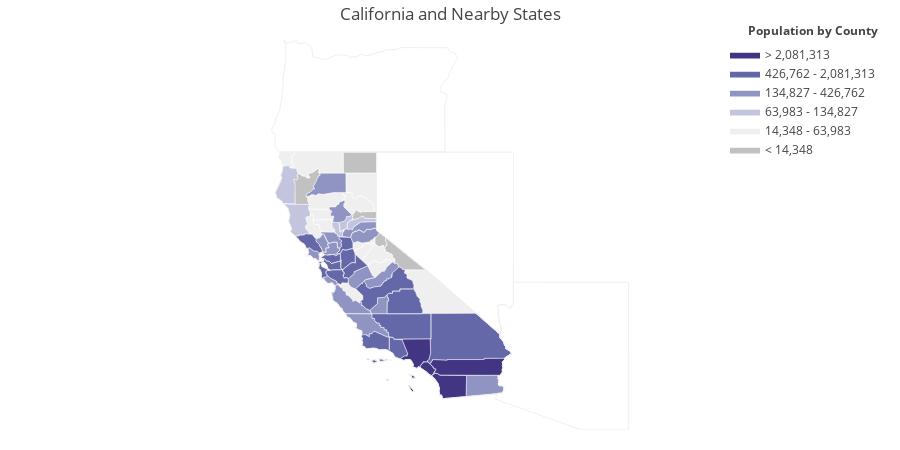

Notebook code cell kept with this figure:
### Code cell
import plotly.figure_factory as ff

import numpy as np
import pandas as pd

df_sample = pd.read_csv('https://raw.githubusercontent.com/plotly/datasets/master/minoritymajority.csv')
df_sample_r = df_sample[df_sample['STNAME'] == 'California']

values = df_sample_r['TOT_POP'].tolist()
fips = df_sample_r['FIPS'].tolist()

colorscale = [
    'rgb(193, 193, 193)',
    'rgb(239,239,239)',
    'rgb(195, 196, 222)',
    'rgb(144,148,194)',
    'rgb(101,104,168)',
    'rgb(65, 53, 132)'
]

fig = ff.create_choropleth(
    fips=fips, values=values, scope=['CA', 'AZ', 'Nevada', 'Oregon', ' Idaho'],
    binning_endpoints=[14348, 63983, 134827, 426762, 2081313], colorscale=colorscale,
    county_outline={'color': 'rgb(255,255,255)', 'width': 0.5}, round_legend_values=True,
    legend_title='Population by County', title='California and Nearby States'
)
fig.layout.template = None
fig.show()

### Figure 1 — Plotly figure (JSON) as saved in the notebook; plotly's stock layout.template omitted (floating-point values rounded to 4 significant figures; data arrays with more than 128 entries replaced by an {"elided": "..."} marker saying what was removed)
{"data": [{"fill": "toself", "fillcolor": "rgb(193, 193, 193)", "hoverinfo": "none", "line": {"color": "rgb(255,255,255)", "width": 0.5}, "mode": "lines", "name": "< 14,348", "type": "scatter", "x": [-120.1, -119.9, -119.9, -119.6, -119.6, -119.5, -119.6, -119.6, -119.6, -119.6, -119.7, -119.7, -119.9, -120.1, -120.1, null, -121.5, -121.4, -120.0, -120.0, -121.4, -121.5, null, -119.6, -119.6, -119.6, -119.6, -119.5, -119.6, -119.6, -117.8, -118.9, -118.9, -119.0, -119.1, -119.3, -119.2, -119.2, -119.3, -119.3, -119.3, -119.4, -119.5, -119.5, -119.5, -119.6, -119.6, -119.6, null, -121.1, -121.0, -121.0, -120.9, -120.9, -120.9, -120.8, -120.7, -120.7, -120.7, -120.0, -120.0, -120.5, -120.6, -120.7, -120.8, -121.0, -121.1, null, -123.6, -123.6, -123.5, -123.4, -123.4, -123.5, -123.4, -123.4, -123.3, -123.2, -123.1, -123.0, -122.9, -122.9, -123.0, -123.0, -122.8, -122.7, -122.6, -122.6, -122.6, -122.5, -122.5, -122.4, -122.5, -122.5, -122.5, -122.6, -122.6, -122.7, -122.7, -122.8, -122.7, -122.8, -122.9, -123.0, -123.1, -123.1, -123.0, -123.0, -122.9, -123.5, -123.5, -123.6, -123.6, null], "y": [38.7, 38.86, 38.93, 38.71, 38.61, 38.5, 38.41, 38.39, 38.37, 38.33, 38.37, 38.42, 38.36, 38.45, 38.7, null, 41.95, 42.0, 41.99, 41.18, 41.18, 41.95, null, 38.29, 38.37, 38.39, 38.41, 38.48, 38.61, 38.71, 37.46, 37.48, 37.55, 37.58, 37.73, 37.73, 37.79, 37.89, 37.95, 38.02, 38.08, 38.12, 38.1, 38.16, 38.14, 38.2, 38.24, 38.29, null, 39.54, 39.56, 39.64, 39.69, 39.74, 39.78, 39.71, 39.72, 39.68, 39.71, 39.72, 39.45, 39.45, 39.52, 39.53, 39.45, 39.39, 39.54, null, 40.93, 40.95, 40.91, 40.94, 41.03, 41.09, 41.09, 41.18, 41.14, 41.08, 41.08, 41.0, 40.99, 41.03, 41.09, 41.18, 41.2, 41.29, 41.33, 41.33, 41.37, 41.32, 41.21, 41.16, 41.11, 41.07, 41.01, 40.97, 40.9, 40.83, 40.79, 40.69, 40.58, 40.56, 40.45, 40.42, 40.34, 40.28, 40.24, 40.14, 39.98, 39.98, 40.73, 40.84, 40.93, null]}, {"fill": "toself", "fillcolor": "rgb(239,239,239)", "hoverinfo": "none", "line": {"color": "rgb(255,255,255)", "width": 0.5}, "mode": "lines", "name": "14,348 - 63,983", "type": "scatter", "x": {"elided": "372 float values"}, "y": {"elided": "372 float values"}}, {"fill": "toself", "fillcolor": "rgb(195, 196, 222)", "hoverinfo": "none", "line": {"color": "rgb(255,255,255)", "width": 0.5}, "mode": "lines", "name": "63,983 - 134,827", "type": "scatter", "x": [-124.4, -124.1, -124.1, -124.2, -124.2, -124.1, -124.1, -123.8, -123.8, -123.5, -123.5, -123.4, -123.5, -123.4, -123.5, -123.6, -123.6, -123.6, -123.5, -123.5, -124.1, -124.1, -124.4, -124.3, -124.4, null, -124.0, -122.9, -122.9, -123.0, -123.0, -122.9, -122.9, -122.9, -123.1, -123.1, -123.0, -123.1, -123.1, -123.0, -123.0, -122.9, -122.8, -123.1, -123.1, -123.1, -123.4, -123.4, -123.5, -123.7, -123.7, -123.7, -123.8, -123.8, -123.8, -123.8, -123.9, -124.0, null, -121.3, -121.3, -121.1, -120.8, -120.7, -120.6, -120.5, -120.0, -120.0, -120.7, -121.0, -121.0, -121.1, -121.1, -121.2, -121.3, -121.3, null, -121.9, -121.9, -121.6, -121.6, -121.5, -121.4, -121.4, -121.5, -121.5, -121.6, -121.6, -121.6, -121.7, -121.7, -121.8, -121.8, -121.8, -121.8, -121.9, -121.9, -121.9, null, -121.6, -121.6, -121.5, -121.4, -121.3, -121.2, -121.1, -121.0, -121.0, -121.1, -121.0, -121.1, -121.2, -121.3, -121.3, -121.3, -121.5, -121.6, -121.6, -121.6, -121.6, null], "y": [40.44, 40.93, 41.03, 41.05, 41.13, 41.23, 41.46, 41.46, 41.38, 41.37, 41.24, 41.18, 41.08, 41.01, 40.91, 40.95, 40.93, 40.84, 40.73, 40.0, 40.02, 40.1, 40.26, 40.31, 40.44, null, 40.0, 39.98, 39.94, 39.91, 39.85, 39.75, 39.71, 39.53, 39.5, 39.41, 39.24, 39.17, 39.08, 39.0, 39.0, 38.9, 38.85, 38.85, 38.84, 38.81, 38.81, 38.78, 38.76, 38.92, 38.96, 39.05, 39.35, 39.55, 39.69, 39.72, 39.83, 40.0, null, 39.11, 39.27, 39.38, 39.44, 39.53, 39.52, 39.45, 39.45, 39.32, 39.3, 39.11, 39.05, 39.01, 39.04, 39.01, 39.03, 39.11, null, 39.24, 39.3, 39.31, 38.92, 38.97, 39.0, 38.93, 38.93, 38.73, 38.74, 38.76, 38.79, 38.74, 38.86, 38.88, 38.9, 38.95, 39.0, 39.13, 39.15, 39.24, null, 39.25, 39.32, 39.31, 39.36, 39.52, 39.52, 39.56, 39.64, 39.56, 39.54, 39.39, 39.38, 39.28, 39.27, 39.03, 39.05, 38.97, 38.92, 39.06, 39.1, 39.25, null]}, {"fill": "toself", "fillcolor": "rgb(144,148,194)", "hoverinfo": "none", "line": {"color": "rgb(255,255,255)", "width": 0.5}, "mode": "lines", "name": "134,827 - 426,762", "type": "scatter", "x": {"elided": "383 float values"}, "y": {"elided": "383 float values"}}, {"fill": "toself", "fillcolor": "rgb(101,104,168)", "hoverinfo": "none", "line": {"color": "rgb(255,255,255)", "width": 0.5}, "mode": "lines", "name": "426,762 - 2,081,313", "type": "scatter", "x": {"elided": "432 float values"}, "y": {"elided": "432 float values"}}, {"fill": "toself", "fillcolor": "rgb(65, 53, 132)", "hoverinfo": "none", "line": {"color": "rgb(255,255,255)", "width": 0.5}, "mode": "lines", "name": "> 2,081,313", "type": "scatter", "x": [-118.6, -118.4, -118.3, -118.5, -118.5, -118.6, -118.6, null, -118.6, -118.6, -118.4, -118.4, -118.5, -118.6, null, -118.9, -118.9, -118.8, -118.7, -118.7, -118.6, -118.9, -117.7, -117.6, -117.7, -117.8, -117.8, -118.0, -118.0, -118.1, -118.1, -118.2, -118.2, -118.3, -118.4, -118.4, -118.4, -118.5, -118.5, -118.7, -118.8, -118.9, null, -118.1, -118.1, -118.0, -118.0, -117.8, -117.5, -117.5, -117.4, -117.5, -117.5, -117.6, -117.6, -118.1, null, -117.7, -117.7, -117.6, -117.6, -117.6, -117.6, -116.9, -116.9, -115.3, -115.3, -114.4, -114.4, -114.5, -114.5, -114.5, -114.5, -114.5, -114.5, -114.6, -117.2, -117.4, -117.5, -117.4, -117.5, -117.5, -117.6, -117.7, null, -117.6, -117.6, -117.5, -117.5, -117.4, -117.2, -116.1, -116.1, -117.1, -117.2, -117.2, -117.3, -117.3, -117.3, -117.5, -117.6, null], "y": [33.48, 33.41, 33.31, 33.33, 33.42, 33.44, 33.48, null, 33.03, 33.03, 32.82, 32.8, 32.85, 33.03, null, 34.05, 34.07, 34.17, 34.17, 34.24, 34.24, 34.82, 34.82, 34.29, 34.02, 34.0, 33.95, 33.95, 33.9, 33.85, 33.74, 33.76, 33.72, 33.7, 33.74, 33.77, 33.84, 33.97, 34.04, 34.03, 34.0, 34.05, null, 33.75, 33.85, 33.9, 33.95, 33.95, 33.76, 33.71, 33.66, 33.53, 33.47, 33.45, 33.39, 33.75, null, 33.89, 33.93, 33.93, 33.97, 33.99, 34.03, 34.0, 34.03, 34.03, 34.08, 34.08, 34.02, 33.93, 33.9, 33.81, 33.71, 33.68, 33.55, 33.43, 33.43, 33.51, 33.51, 33.66, 33.71, 33.76, 33.77, 33.89, null, 33.39, 33.45, 33.47, 33.51, 33.51, 33.43, 33.43, 32.62, 32.53, 32.67, 32.67, 32.84, 32.9, 33.12, 33.33, 33.39, null]}, {"hoverinfo": "text", "legendgroup": "centroids", "marker": {"color": "white", "opacity": 0}, "mode": "markers", "name": "US Counties", "selected": {"marker": {"color": "white", "opacity": 1, "size": 3}}, "showlegend": false, "text": ["County: Ventura<br>State: California<br>FIPS: 06111<br>Value: 835981", "County: Ventura<br>State: California<br>FIPS: 06111<br>Value: 835981", "County: Ventura<br>State: California<br>FIPS: 06111<br>Value: 835981", "County: Santa Barbara<br>State: California<br>FIPS: 06083<br>Value: 431249", "County: Santa Barbara<br>State: California<br>FIPS: 06083<br>Value: 431249", "County: Santa Barbara<br>State: California<br>FIPS: 06083<br>Value: 431249", "County: Santa Barbara<br>State: California<br>FIPS: 06083<br>Value: 431249", "County: Santa Barbara<br>State: California<br>FIPS: 06083<br>Value: 431249", "County: San Francisco<br>State: California<br>FIPS: 06075<br>Value: 825863", "County: San Francisco<br>State: California<br>FIPS: 06075<br>Value: 825863", "County: San Francisco<br>State: California<br>FIPS: 06075<br>Value: 825863", "County: San Francisco<br>State: California<br>FIPS: 06075<br>Value: 825863", "County: San Francisco<br>State: California<br>FIPS: 06075<br>Value: 825863", "County: Marin<br>State: California<br>FIPS: 06041<br>Value: 256069", "County: Marin<br>State: California<br>FIPS: 06041<br>Value: 256069", "County: Los Angeles<br>State: California<br>FIPS: 06037<br>Value: 9962789", "County: Los Angeles<br>State: California<br>FIPS: 06037<br>Value: 9962789", "County: Los Angeles<br>State: California<br>FIPS: 06037<br>Value: 9962789", "County: Del Norte<br>State: California<br>FIPS: 06015<br>Value: 28290", "County: Del Norte<br>State: California<br>FIPS: 06015<br>Value: 28290", "County: Alameda<br>State: California<br>FIPS: 06001<br>Value: 1554720", "County: Alpine<br>State: California<br>FIPS: 06003<br>Value: 1129", "County: Amador<br>State: California<br>FIPS: 06005<br>Value: 37035", "County: Butte<br>State: California<br>FIPS: 06007<br>Value: 221539", "County: Calaveras<br>State: California<br>FIPS: 06009<br>Value: 44742", "County: Colusa<br>State: California<br>FIPS: 06011<br>Value: 21411", "County: Contra Costa<br>State: California<br>FIPS: 06013<br>Value: 1079597", "County: El Dorado<br>State: California<br>FIPS: 06017<br>Value: 180561", "County: Fresno<br>State: California<br>FIPS: 06019<br>Value: 947895", "County: Glenn<br>State: California<br>FIPS: 06021<br>Value: 27992", "County: Humboldt<br>State: California<br>FIPS: 06023<br>Value: 134827", "County: Imperial<br>State: California<br>FIPS: 06025<br>Value: 176948", "County: Inyo<br>State: California<br>FIPS: 06027<br>Value: 18495", "County: Kern<br>State: California<br>FIPS: 06029<br>Value: 856158", "County: Kings<br>State: California<br>FIPS: 06031<br>Value: 151364", "County: Lake<br>State: California<br>FIPS: 06033<br>Value: 63983", "County: Lassen<br>State: California<br>FIPS: 06035<br>Value: 33658", "County: Madera<br>State: California<br>FIPS: 06039<br>Value: 152218", "County: Mariposa<br>State: California<br>FIPS: 06043<br>Value: 17905", "County: Mendocino<br>State: California<br>FIPS: 06045<br>Value: 87428", "County: Merced<br>State: California<br>FIPS: 06047<br>Value: 262305", "County: Modoc<br>State: California<br>FIPS: 06049<br>Value: 9327", "County: Mono<br>State: California<br>FIPS: 06051<br>Value: 14348", "County: Monterey<br>State: California<br>FIPS: 06053<br>Value: 426762", "County: Napa<br>State: California<br>FIPS: 06055<br>Value: 139045", "County: Nevada<br>State: California<br>FIPS: 06057<br>Value: 98292", "County: Orange<br>State: California<br>FIPS: 06059<br>Value: 3090132", "County: Placer<br>State: California<br>FIPS: 06061<br>Value: 361682", "County: Plumas<br>State: California<br>FIPS: 06063<br>Value: 19399", "County: Riverside<br>State: California<br>FIPS: 06065<br>Value: 2268783", "County: Sacramento<br>State: California<br>FIPS: 06067<br>Value: 1450121", "County: San Benito<br>State: California<br>FIPS: 06069<br>Value: 56884", "County: San Bernardino<br>State: California<br>FIPS: 06071<br>Value: 2081313", "County: San Diego<br>State: California<br>FIPS: 06073<br>Value: 3177063", "County: San Joaquin<br>State: California<br>FIPS: 06077<br>Value: 702612", "County: San Luis Obispo<br>State: California<br>FIPS: 06079<br>Value: 274804", "County: San Mateo<br>State: California<br>FIPS: 06081<br>Value: 739311", "County: Santa Clara<br>State: California<br>FIPS: 06085<br>Value: 1837504", "County: Santa Cruz<br>State: California<br>FIPS: 06087<br>Value: 266776", "County: Shasta<br>State: California<br>FIPS: 06089<br>Value: 178586", "County: Sierra<br>State: California<br>FIPS: 06091<br>Value: 3086", "County: Siskiyou<br>State: California<br>FIPS: 06093<br>Value: 44154", "County: Solano<br>State: California<br>FIPS: 06095<br>Value: 420757", "County: Sonoma<br>State: California<br>FIPS: 06097<br>Value: 491829", "County: Stanislaus<br>State: California<br>FIPS: 06099<br>Value: 521726", "County: Sutter<br>State: California<br>FIPS: 06101<br>Value: 95022", "County: Tehama<br>State: California<br>FIPS: 06103<br>Value: 63406", "County: Trinity<br>State: California<br>FIPS: 06105<br>Value: 13526", "County: Tulare<br>State: California<br>FIPS: 06107<br>Value: 451977", "County: Tuolumne<br>State: California<br>FIPS: 06109<br>Value: 54008", "County: Yolo<br>State: California<br>FIPS: 06113<br>Value: 204118", "County: Yuba<br>State: California<br>FIPS: 06115<br>Value: 72926"], "type": "scatter", "unselected": {"marker": {"opacity": 0}}, "x": [[-119.4], [-119.1], [-119.5], [-119.0], [-119.7], [-120.1], [-120.4], [-120.0], [-123.0], [-122.3], [-122.4], [-122.4], [-122.4], [-122.4], [-122.7], [-118.4], [-118.5], [-118.2], [-124.2], [-123.9], -121.9, -119.8, -120.7, -121.6, -120.6, -122.2, -121.9, -120.5, -119.6, -122.4, -123.9, -115.4, -117.4, -118.7, -119.8, -122.8, -120.6, -119.8, -119.9, -123.4, -120.7, -120.7, -118.9, -121.2, -122.3, -120.8, -117.8, -120.7, -120.8, -116.0, -121.3, -121.1, -116.2, -116.7, -121.3, -120.4, -122.3, -121.7, -122.0, -122.0, -120.5, -122.5, -121.9, -122.9, -121.0, -121.7, -122.2, -123.1, -118.8, -120.0, -121.9, -121.4], "y": [[34.01], [34.47], [33.25], [33.48], [34.01], [33.97], [34.04], [34.72], [37.7], [37.78], [37.82], [37.86], [37.76], [37.86], [38.07], [33.38], [32.9], [34.36], [41.95], [41.74], 37.65, 38.6, 38.45, 39.67, 38.2, 39.18, 37.92, 38.78, 36.76, 39.6, 40.7, 33.04, 36.51, 35.34, 36.08, 39.1, 40.67, 37.22, 37.58, 39.44, 37.19, 41.59, 37.94, 36.22, 38.51, 39.3, 33.7, 39.06, 40.0, 33.74, 38.45, 36.61, 34.84, 33.03, 37.93, 35.39, 37.42, 37.23, 37.06, 40.76, 39.58, 41.59, 38.27, 38.53, 37.56, 39.03, 40.13, 40.65, 36.22, 38.03, 38.69, 39.27]}, {"hoverinfo": "text", "legendgroup": "States", "line": {"color": "rgb(240, 240, 240)", "width": 1}, "mode": "lines", "showlegend": false, "type": "scatter", "x": {"elided": "488 float values"}, "y": {"elided": "488 float values"}}], "layout": {"annotations": [{"showarrow": false, "text": "<b>Population by County</b>", "x": 1, "xanchor": "right", "xref": "paper", "y": 1.05, "yref": "paper"}], "dragmode": "select", "height": 450, "hovermode": "closest", "legend": {"traceorder": "reversed", "x": 1, "xanchor": "right", "y": 1, "yanchor": "top"}, "margin": {"b": 20, "l": 20, "r": 20, "t": 40}, "title": {"text": "California and Nearby States"}, "width": 900, "xaxis": {"autorange": false, "fixedrange": true, "range": [-135.5, -98.11], "showgrid": false, "showticklabels": false, "zeroline": false}, "yaxis": {"autorange": false, "fixedrange": true, "range": [31.33, 46.29], "showgrid": false, "showticklabels": false, "zeroline": false}}}
